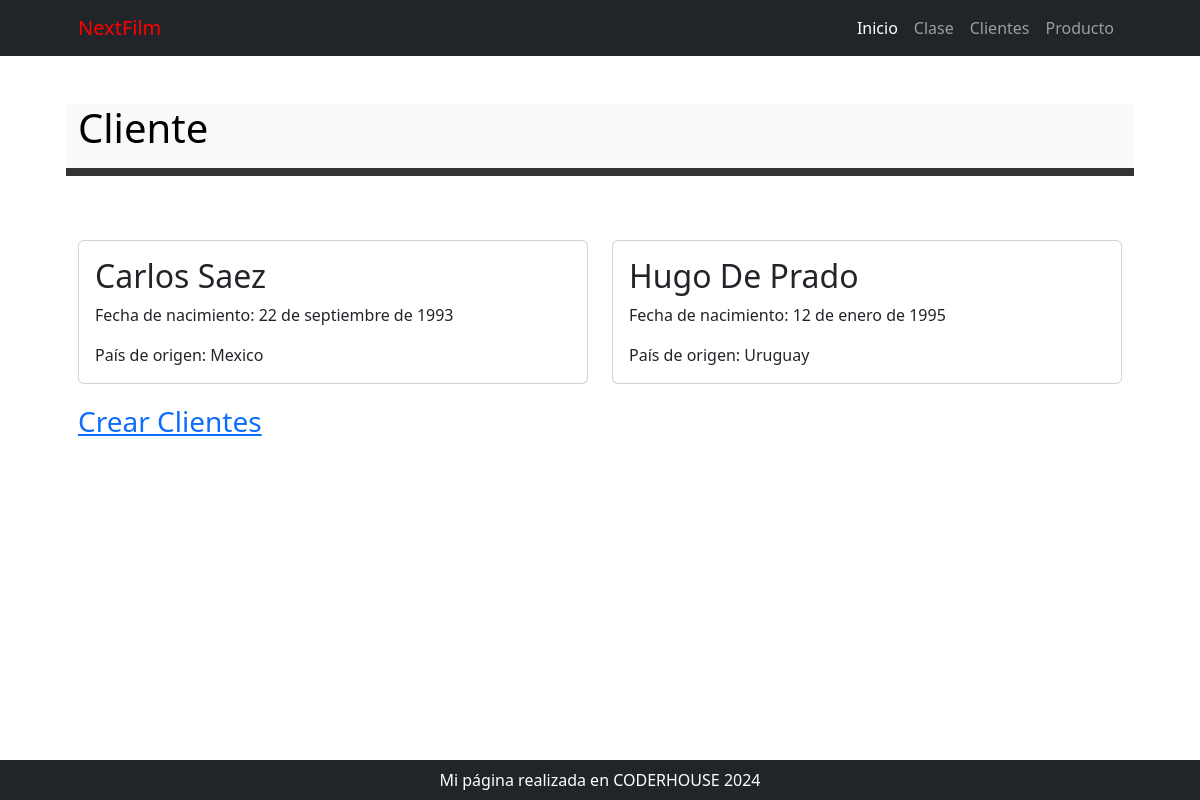
Before: /cliente/ with the older database file.
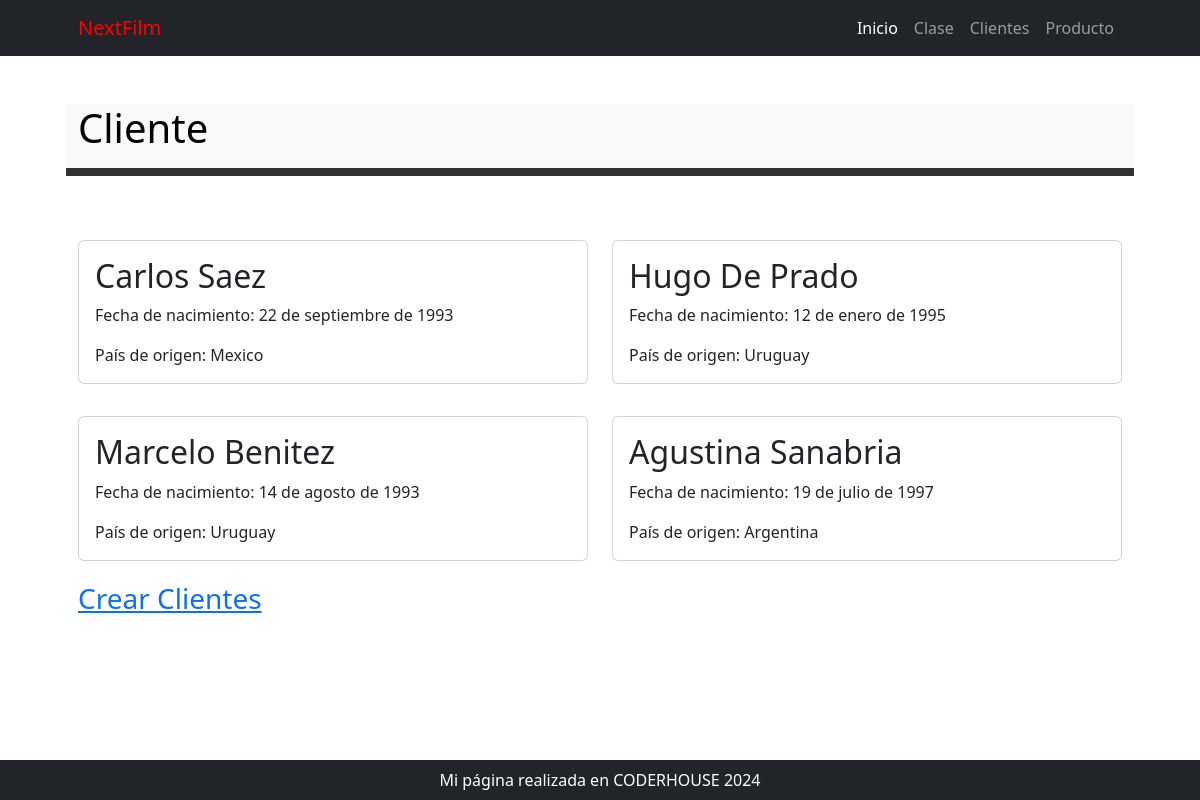
After: the same page with the newer database file.
### cliente/models.py (models this page shows, shortened)
class Cliente(models.Model):
    nombre = models.CharField(max_length=50)
    apellido = models.CharField(max_length=50)
    nacimiento = models.DateField(null=True)
    pais_origen_id = models.ForeignKey(Pais, on_delete=models.SET_NULL, null=True, blank = True, verbose_name="país de origen")

class Pais(models.Model):
    nombre = models.CharField(max_length=50, verbose_name="país")
    def __str__(self):
        return self.nombre
    class Meta:
        verbose_name_plural = "países"

### cliente/views.py (the view)
# urls.py: path("", views.home, name="home"),
def home(request):
    consulta_clientes = models.Cliente.objects.all
    context = {"clientes": consulta_clientes}
    return render(request, "cliente/index.html", context)

### cliente/templates/cliente/index.html
{% extends 'core/base.html' %}
{% block title %}
    {% include 'core/components/titulo1.html' with titulo="Cliente" %}
{% endblock title %}
{% block content %}
<div class="row">
    {% for cliente in clientes %}
        <div class="col-md-6">
            <div class="card my-3">
                <div class="card-body">
                    <h2 class="card-title">{{ cliente.nombre }} {{ cliente.apellido }}</h2>
                    <p class="card-text">Fecha de nacimiento: {{ cliente.nacimiento }}</p>
                    <p class="card-text">País de origen: {{ cliente.pais_origen_id }}</p>
                </div>
            </div>
        </div>
    {% endfor %}
</div>
{% endblock content %}
{% block content1 %}
    <div class="fs-3 pb-4 ">
        <a href="{% url 'cliente:cliente_create' %}">Crear Clientes</a>
    </div>
{% endblock content1 %}

### core/templates/core/base.html (shortened to what this page needs)
{% load static %}
<!DOCTYPE html>
<html lang="es">
    <head>
        <link href="{% static 'core/css/styles.css' %}" rel="stylesheet" />
    </head>
    <body>
        {% include 'core/components/navbar.html' %}
        <div class="container px-4 px-lg-5">
            {% block title %}{% endblock title %}
            {% block content %}
            {% endblock content %}
            {% block content1 %}
            {% endblock content1 %}
        </div>
        {% include 'core/components/footer.html' %}
    </body>
</html>

### core/templates/core/components/navbar.html (shortened to what this page needs)
<nav class="navbar navbar-expand-lg navbar-dark bg-dark">
    <div class="container px-5">
        <a style="color:red" class="navbar-brand" href="#!">NextFilm</a>
        <div class="collapse navbar-collapse" id="navbarSupportedContent">
            <ul class="navbar-nav ms-auto mb-2 mb-lg-0">
                <li class="nav-item"><a class="nav-link active" aria-current="page" href="{% url 'core:home' %}">Inicio</a></li>
                <li class="nav-item"><a class="nav-link" href="{% url 'clase:home' %}">Clase</a></li>
                <li class="nav-item"><a class="nav-link" href="{% url 'cliente:home' %}">Clientes</a></li>
                <li class="nav-item"><a class="nav-link" href="{% url 'producto:home' %}">Producto</a></li>
            </ul>
        </div>
    </div>
</nav>

### core/templates/core/components/titulo1.html
<div class="row align-items-center my-5" style="background-color: #333; color: #990000;">
    <h1 class="pb-lg-3 text-bg-light">
        {{titulo}}
    </h1>
</div>

### core/templates/core/components/footer.html
<footer class="py-2 bg-dark fixed-bottom ">
    <div class="container px-4 px-lg-5"><p class="m-0 text-center text-white">Mi página realizada en CODERHOUSE 2024</p></div>
</footer>

Changed rows visible on the page:
added Cliente: nombre "Marcelo", apellido "Benitez", nacimiento "14 de agosto de 1993", pais_origen_id "Uruguay"
added Cliente: nombre "Agustina", apellido "Sanabria", nacimiento "19 de julio de 1997", pais_origen_id "Argentina"
